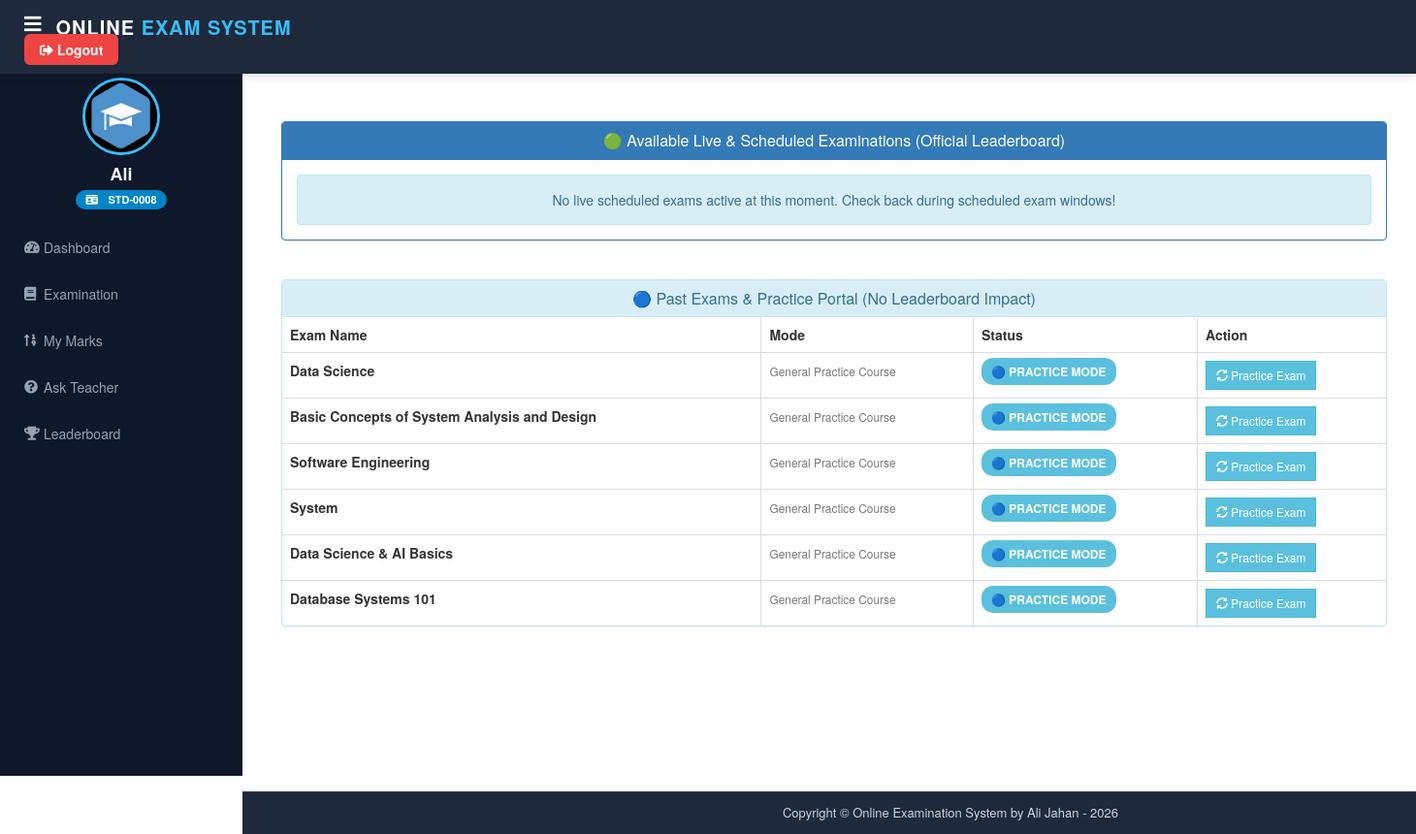
Screenshot of /student/student-exam (signed in) with the database file from the repository.
### student/models.py (models this page shows, shortened)
class Student(models.Model):
    user=models.OneToOneField(User,on_delete=models.CASCADE)
    profile_pic= models.ImageField(upload_to='profile_pic/Student/',null=True,blank=True)
    address = models.CharField(max_length=40)
    mobile = models.CharField(max_length=20,null=False)
    @property
    def student_id(self):
        return f"STD-{self.id:04d}"

### exam/models.py (models this page shows, shortened)
class Course(models.Model):
    course_name = models.CharField(max_length=50)
    question_number = models.PositiveIntegerField()
    total_marks = models.PositiveIntegerField()
    start_time = models.DateTimeField(null=True, blank=True)
    end_time = models.DateTimeField(null=True, blank=True)
    result_publish_time = models.DateTimeField(null=True, blank=True)

### student/views.py (the view)
# urls.py: path('student-exam', views.student_exam_view,name='student-exam'),
@login_required(login_url='studentlogin')
@user_passes_test(is_student)
def student_exam_view(request):
    courses = QMODEL.Course.objects.all()
    now = timezone.now()
    live_course_list = []
    past_course_list = []
    for c in courses:
        if c.start_time and c.end_time:
            if now <= c.end_time:
                status = 'LIVE'
                if now < c.start_time:
                    status = 'SCHEDULED'
                live_course_list.append({
                    'course': c,
                    'status': status
                })
            else:
                past_course_list.append({
                    'course': c,
                    'status': 'PRACTICE'
                })
        else:
            past_course_list.append({
                'course': c,
                'status': 'PRACTICE'
            })
    return render(request, 'student/student_exam.html', {
        'live_course_list': live_course_list,
        'past_course_list': past_course_list,
        'now': now
    })

### student/views.py (called while the page is built)
def is_student(user):
    return user.groups.filter(name='STUDENT').exists()

### templates/student/student_exam.html (shortened to what this page needs)
{% extends 'student/studentbase.html' %}
{% block content %}
{% load static %}
<head>
  <link href="//netdna.bootstrapcdn.com/bootstrap/3.0.0/css/bootstrap.min.css" rel="stylesheet" id="bootstrap-css">
</head>
<br><br>
<div class="container">
  <div class="panel panel-primary" style="margin-bottom: 40px;">
    <div class="panel-heading">
      <h6 class="panel-title">🟢 Available Live & Scheduled Examinations (Official Leaderboard)</h6>
    </div>
    {% if live_course_list %}
    <table class="table table-hover table-bordered" id="dev-table">
      <thead>
        <tr>
          <th>Exam Name</th>
          <th>Timing Window</th>
          <th>Status</th>
          <th>Action</th>
        </tr>
      </thead>
      {% for item in live_course_list %}
      <tr>
        <td><strong>{{ item.course.course_name }}</strong></td>
        <td>
          <small class="text-muted">
            📅 Start: {{ item.course.start_time|date:"d M Y, h:i A" }}<br>
            ⌛ End: {{ item.course.end_time|date:"d M Y, h:i A" }}
          </small>
        </td>
        <td>
          {% if item.status == 'LIVE' %}
            <span class="label label-success badge-status">🟢 LIVE NOW</span>
          {% else %}
            <span class="label label-warning badge-status">🟡 UPCOMING</span>
          {% endif %}
        </td>
        <td>
          {% if item.status == 'LIVE' %}
            <a class="btn btn-success btn-sm" style="border-radius:0px;" href="{% url 'take-exam' item.course.id %}">
              <span class="glyphicon glyphicon-check"></span> Enter Live Exam
            </a>
          {% else %}
            <button class="btn btn-warning btn-sm" disabled style="border-radius:0px;">
              <span class="glyphicon glyphicon-time"></span> Starts {{ item.course.start_time|date:"h:i A" }}
            </button>
          {% endif %}
        </td>
      </tr>
      {% endfor %}
    </table>
    {% else %}
    <div class="alert alert-info text-center" style="margin: 15px;">
      No live scheduled exams active at this moment. Check back during scheduled exam windows!
    </div>
    {% endif %}
  </div>
  <div class="panel panel-info">
    <div class="panel-heading">
      <h6 class="panel-title">🔵 Past Exams & Practice Portal (No Leaderboard Impact)</h6>
    </div>
    {% if past_course_list %}
    <table class="table table-hover table-bordered">
      <thead>
        <tr>
          <th>Exam Name</th>
          <th>Mode</th>
          <th>Status</th>
          <th>Action</th>
        </tr>
      </thead>
      {% for item in past_course_list %}
      <tr>
        <td><strong>{{ item.course.course_name }}</strong></td>
        <td>
          {% if item.course.end_time %}
            <small class="text-muted">Exam ended on {{ item.course.end_time|date:"d M Y, h:i A" }}</small>
          {% else %}
            <small class="text-muted">General Practice Course</small>
          {% endif %}
        </td>
        <td>
          <span class="label label-info badge-status">🔵 PRACTICE MODE</span>
        </td>
        <td>
          <a class="btn btn-info btn-sm" style="border-radius:0px;" href="{% url 'take-exam' item.course.id %}">
            <span class="glyphicon glyphicon-refresh"></span> Practice Exam
          </a>
        </td>
      </tr>
      {% endfor %}
    </table>
    {% else %}
    <div class="alert alert-warning text-center" style="margin: 15px;">
      No past practice exams available.
    </div>
    {% endif %}
  </div>
</div>
<br><br><br><br><br><br>
{% endblock content %}

### templates/student/studentbase.html (shortened to what this page needs)
<!DOCTYPE html>
{% load static %}
<html lang="en" dir="ltr">
<head>
  <link rel="stylesheet" href="https://cdnjs.cloudflare.com/ajax/libs/font-awesome/5.15.3/css/all.min.css">
</head>
<body>
  <header>
    <div style="display: flex; align-items: center;">
      <label for="check">
        <i class="fas fa-bars" id="sidebar_btn"></i>
      </label>
      <div class="left_area">
        <h3>Online <span>Exam System</span></h3>
      </div>
    </div>
    <div class="right_area">
      <a href="/logout" class="logout_btn"><i class="fas fa-sign-out-alt"></i> Logout</a>
    </div>
  </header>
  <div class="sidebar">
    <center>
      {% if request.user.student.profile_pic %}
        <img src="/static/{{ request.user.student.profile_pic }}" class="profile_image" alt="Student Profile">
      {% else %}
        <img src="{% static "image/ali_icon.jpg" %}" class="profile_image" alt="Student Profile">
      {% endif %}
      <h4>{{ request.user.first_name }}</h4>
      {% if request.user.student %}
        <span class="student-id-badge"><i class="fas fa-id-card"></i> {{ request.user.student.student_id }}</span>
      {% endif %}
    </center>
    <a href="/student/student-dashboard"><i class="fas fa-tachometer-alt"></i><span>Dashboard</span></a>
    <a href="/student/student-exam"><i class="fas fa-book"></i><span>Examination</span></a>
    <a href="/student/student-marks"><i class="fas fa-sort-numeric-up"></i><span>My Marks</span></a>
    <a href="/student/ask-doubt"><i class="fas fa-question-circle"></i><span>Ask Teacher</span></a>
    <a href="/student/leaderboard"><i class="fas fa-trophy"></i><span>Leaderboard</span></a>
  </div>
  <div class="main-body-container">
    <div class="content">
      {% block content %}
      {% endblock content %}
    </div>
    {% include "exam/footer.html" %}
  </div>
</body>
</html>

### templates/student/studentbase.html (style rules this page uses)
a:link { text-decoration: none; }
html, body { height: 100%; margin: 0; padding: 0; font-family: "Poppins", "Segoe UI", sans-serif; background-color: #f4f6f9; }
body { display: flex; flex-direction: column; min-height: 100vh; }
header { position: fixed; top: 0; left: 0; background: #1e293b; padding: 15px 25px; width: 100%; z-index: 1000; display: flex; align-items: center; justify-content: space-between; box-shadow: 0 2px 10px rgba(0,0,0,0.15); box-sizing: border-box; }
.left_area h3 { color: #fff; margin: 0; text-transform: uppercase; font-size: 20px; font-weight: 800; letter-spacing: 1px; }
.left_area span { color: #38bdf8; }
.logout_btn { padding: 6px 16px; background: #ef4444; border-radius: 6px; font-size: 14px; font-weight: 600; color: #fff; transition: all 0.3s ease; text-decoration: none; }
.sidebar { background: #0f172a; margin-top: 60px; padding-top: 20px; position: fixed; left: 0; top: 0; width: 250px; height: calc(100vh - 60px); overflow-y: auto; transition: all 0.3s ease; z-index: 999; }
.sidebar .profile_image { width: 80px; height: 80px; border-radius: 50%; margin-bottom: 10px; border: 3px solid #38bdf8; object-fit: cover; }
.sidebar h4 { color: #f1f5f9; margin-top: 0; margin-bottom: 4px; font-weight: 600; }
.student-id-badge { background: #0284c7; color: #ffffff; font-size: 11px; font-weight: bold; padding: 2px 10px; border-radius: 12px; display: inline-block; margin-bottom: 15px; }
.sidebar a { color: #94a3b8; display: flex; align-items: center; width: 100%; padding: 14px 25px; text-decoration: none; box-sizing: border-box; transition: all 0.3s ease; font-size: 14px; }
.sidebar i { padding-right: 12px; width: 20px; text-align: center; }
label #sidebar_btn { color: #fff; cursor: pointer; font-size: 20px; margin-right: 15px; transition: color 0.3s ease; }
.main-body-container { display: flex; flex-direction: column; min-height: 100vh; width: 100%; }
.content { margin-left: 250px; padding: 85px 25px 30px 25px; flex: 1 0 auto; transition: all 0.3s ease; }

### templates/student/student_exam.html (style rules this page uses)
a:link { text-decoration: none; }
h6 { text-align: center; }
.badge-status { font-size: 12px; padding: 5px 10px; border-radius: 12px; font-weight: bold; }

### rows the page displays
Course: course.course_name "Data Science", shows "General Practice Course"
Course: course.course_name "Basic Concepts of System Analysis and Design", shows "General Practice Course"
Course: course.course_name "Software Engineering", shows "General Practice Course"
Course: course.course_name "System", shows "General Practice Course"
Course: course.course_name "Data Science & AI Basics", shows "General Practice Course"
Course: course.course_name "Database Systems 101", shows "General Practice Course"

### other values shown
{{ request.user.first_name }} "Ali"
{{ request.user.student.student_id }} "STD-0008"
